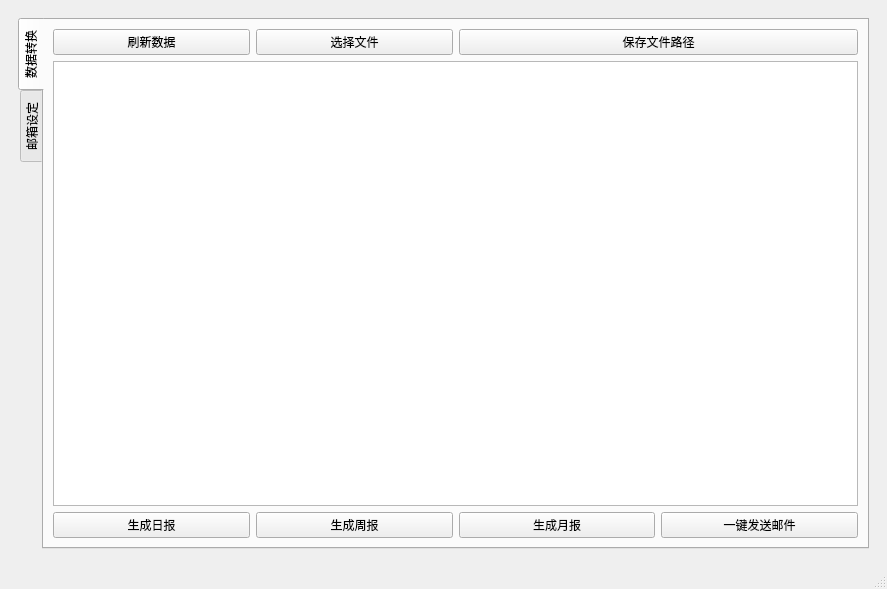
<?xml version="1.0" encoding="UTF-8"?>
<ui version="4.0">
 <class>MainWindow</class>
 <widget class="QMainWindow" name="MainWindow">
  <property name="geometry">
   <rect>
    <x>0</x>
    <y>0</y>
    <width>887</width>
    <height>589</height>
   </rect>
  </property>
  <property name="minimumSize">
   <size>
    <width>802</width>
    <height>450</height>
   </size>
  </property>
  <property name="windowTitle">
   <string>MainWindow</string>
  </property>
  <widget class="QWidget" name="centralwidget">
   <layout class="QGridLayout" name="gridLayout">
    <item row="0" column="0">
     <widget class="QWidget" name="widget" native="true">
      <layout class="QGridLayout" name="gridLayout_2">
       <item row="0" column="0">
        <widget class="QTabWidget" name="tabWidget">
         <property name="tabPosition">
          <enum>QTabWidget::West</enum>
         </property>
         <property name="tabShape">
          <enum>QTabWidget::Rounded</enum>
         </property>
         <property name="currentIndex">
          <number>0</number>
         </property>
         <widget class="QWidget" name="DataConversionButon">
          <attribute name="title">
           <string>数据转换</string>
          </attribute>
          <layout class="QGridLayout" name="gridLayout_3">
           <item row="0" column="1">
            <widget class="QPushButton" name="OutputFilsePathButton">
             <property name="text">
              <string>保存文件路径</string>
             </property>
            </widget>
           </item>
           <item row="1" column="0" colspan="2">
            <widget class="QTableView" name="OutPutTableView"/>
           </item>
           <item row="0" column="0">
            <layout class="QHBoxLayout" name="horizontalLayout_2">
             <item>
              <widget class="QPushButton" name="FreshDataButton">
               <property name="text">
                <string>刷新数据</string>
               </property>
              </widget>
             </item>
             <item>
              <widget class="QPushButton" name="ChooseFileButon">
               <property name="text">
                <string>选择文件</string>
               </property>
              </widget>
             </item>
            </layout>
           </item>
           <item row="2" column="0" colspan="2">
            <layout class="QHBoxLayout" name="horizontalLayout">
             <item>
              <widget class="QPushButton" name="DailyDataButton">
               <property name="text">
                <string>生成日报</string>
               </property>
              </widget>
             </item>
             <item>
              <widget class="QPushButton" name="WeeklyDataButton">
               <property name="text">
                <string>生成周报</string>
               </property>
              </widget>
             </item>
             <item>
              <widget class="QPushButton" name="MonthDataButton">
               <property name="text">
                <string>生成月报</string>
               </property>
              </widget>
             </item>
             <item>
              <widget class="QPushButton" name="SendMail">
               <property name="text">
                <string>一键发送邮件</string>
               </property>
              </widget>
             </item>
            </layout>
           </item>
          </layout>
         </widget>
         <widget class="QWidget" name="MailSet">
          <attribute name="title">
           <string>邮箱设定</string>
          </attribute>
          <widget class="QWidget" name="formLayoutWidget">
           <property name="geometry">
            <rect>
             <x>10</x>
             <y>20</y>
             <width>641</width>
             <height>421</height>
            </rect>
           </property>
           <layout class="QFormLayout" name="formLayout">
            <item row="0" column="0">
             <widget class="QLabel" name="label_5">
              <property name="text">
               <string>协议类型</string>
              </property>
             </widget>
            </item>
            <item row="0" column="1">
             <widget class="QComboBox" name="ProtocolTypeBox">
              <item>
               <property name="text">
                <string>IMAP</string>
               </property>
              </item>
              <item>
               <property name="text">
                <string>POP3</string>
               </property>
              </item>
              <item>
               <property name="text">
                <string>Exchange</string>
               </property>
              </item>
             </widget>
            </item>
            <item row="2" column="0">
             <widget class="QLabel" name="label">
              <property name="text">
               <string>邮件账户</string>
              </property>
             </widget>
            </item>
            <item row="2" column="1">
             <widget class="QLineEdit" name="EmailAccountID"/>
            </item>
            <item row="9" column="0">
             <widget class="QLabel" name="label_7">
              <property name="text">
               <string>发送服务器</string>
              </property>
             </widget>
            </item>
            <item row="9" column="1">
             <widget class="QLineEdit" name="SendMailServer"/>
            </item>
            <item row="10" column="0">
             <widget class="QLabel" name="label_8">
              <property name="text">
               <string>端口</string>
              </property>
             </widget>
            </item>
            <item row="10" column="1">
             <widget class="QLineEdit" name="SendMailPort">
              <property name="text">
               <string>24</string>
              </property>
             </widget>
            </item>
            <item row="11" column="1">
             <widget class="QComboBox" name="SendProtocolTypeBox">
              <item>
               <property name="text">
                <string>无</string>
               </property>
              </item>
              <item>
               <property name="text">
                <string>SSL/TLS</string>
               </property>
              </item>
              <item>
               <property name="text">
                <string>STARTTLS</string>
               </property>
              </item>
             </widget>
            </item>
            <item row="12" column="0">
             <widget class="QLabel" name="label_10">
              <property name="text">
               <string>账户</string>
              </property>
             </widget>
            </item>
            <item row="12" column="1">
             <widget class="QLineEdit" name="SendMailAccount"/>
            </item>
            <item row="13" column="0">
             <widget class="QLabel" name="label_11">
              <property name="text">
               <string>密码</string>
              </property>
             </widget>
            </item>
            <item row="13" column="1">
             <widget class="QLineEdit" name="SendMailPassWord"/>
            </item>
            <item row="11" column="0">
             <widget class="QLabel" name="label_9">
              <property name="text">
               <string>加密</string>
              </property>
             </widget>
            </item>
            <item row="14" column="1">
             <widget class="QPushButton" name="EmailSaveButton">
              <property name="text">
               <string>保存</string>
              </property>
             </widget>
            </item>
            <item row="3" column="1">
             <widget class="QLineEdit" name="EmailPassWord"/>
            </item>
            <item row="3" column="0">
             <widget class="QLabel" name="label_6">
              <property name="text">
               <string>密码</string>
              </property>
             </widget>
            </item>
            <item row="1" column="1">
             <widget class="QLineEdit" name="TakeEmailServer"/>
            </item>
            <item row="1" column="0">
             <widget class="QLabel" name="label_2">
              <property name="text">
               <string>接收服务器</string>
              </property>
             </widget>
            </item>
            <item row="4" column="0">
             <widget class="QLabel" name="label_3">
              <property name="text">
               <string>端口</string>
              </property>
             </widget>
            </item>
            <item row="4" column="1">
             <widget class="QLineEdit" name="Port">
              <property name="text">
               <string>143</string>
              </property>
             </widget>
            </item>
            <item row="5" column="0">
             <widget class="QLabel" name="label_4">
              <property name="text">
               <string>加密</string>
              </property>
             </widget>
            </item>
            <item row="5" column="1">
             <widget class="QComboBox" name="EncryptionButton">
              <item>
               <property name="text">
                <string>无</string>
               </property>
              </item>
              <item>
               <property name="text">
                <string>SSL/TLS</string>
               </property>
              </item>
              <item>
               <property name="text">
                <string>STARTTLS</string>
               </property>
              </item>
             </widget>
            </item>
           </layout>
          </widget>
         </widget>
        </widget>
       </item>
      </layout>
     </widget>
    </item>
   </layout>
  </widget>
  <widget class="QMenuBar" name="menubar">
   <property name="geometry">
    <rect>
     <x>0</x>
     <y>0</y>
     <width>887</width>
     <height>22</height>
    </rect>
   </property>
  </widget>
  <widget class="QStatusBar" name="statusbar"/>
 </widget>
 <resources/>
 <connections/>
</ui>
